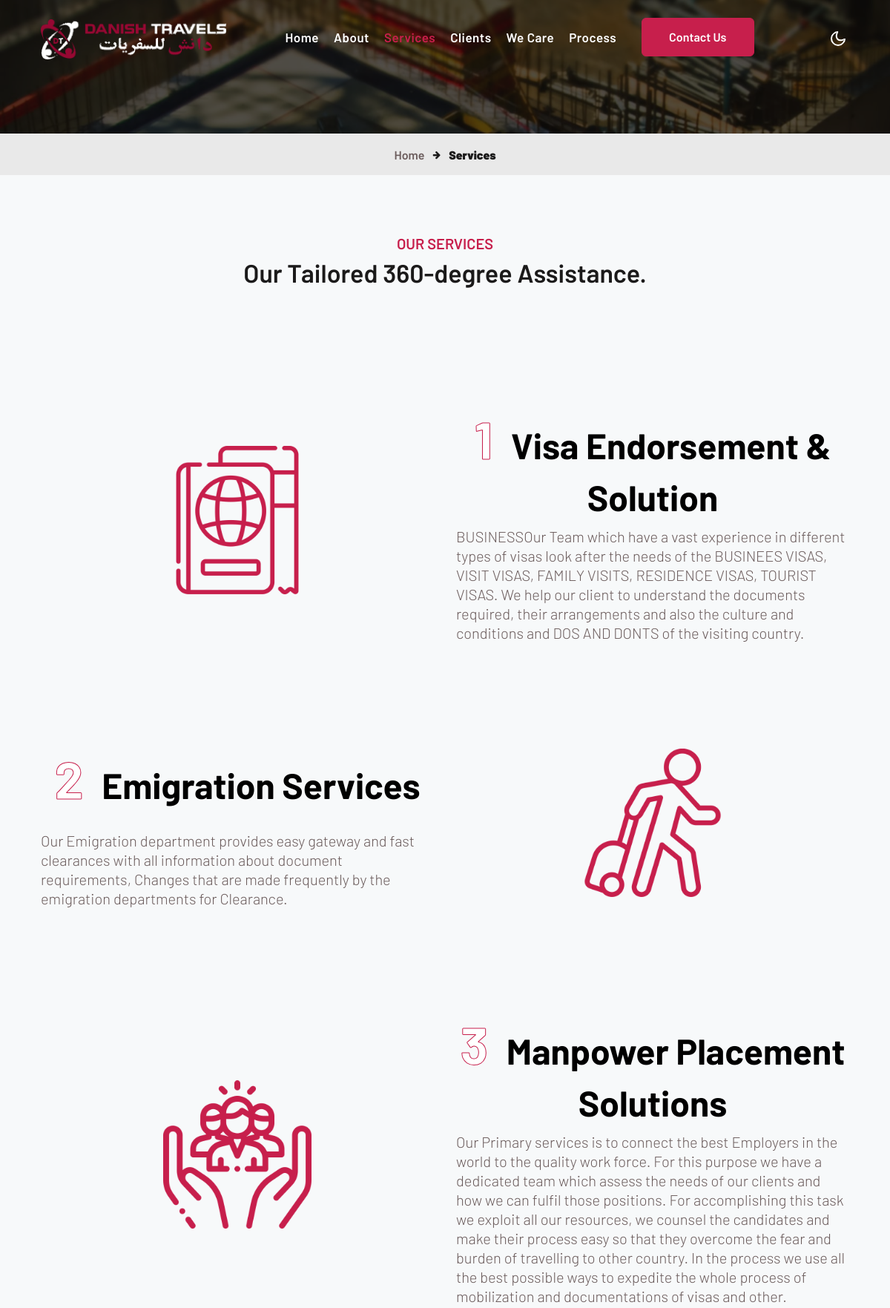
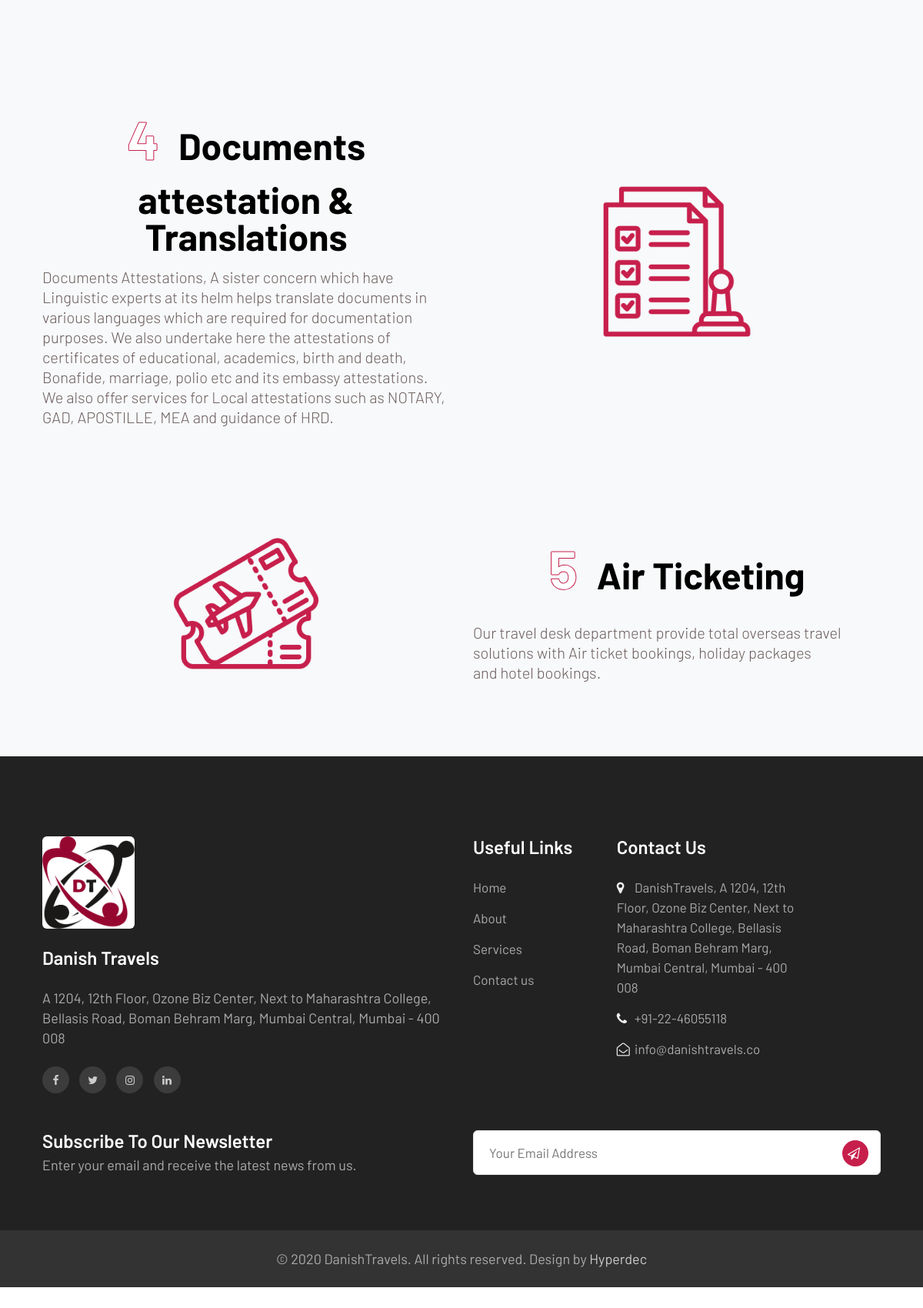
The app's page /service with its own data (2 pictures, top to bottom).
### cont_us/models.py (models this page shows, shortened)
class Service(models.Model):
    title = models.CharField(max_length=999)
    thumbnail = models.ImageField(upload_to="Service")
    about = models.TextField(max_length=9999)
    Enable = models.BooleanField(default=True)
    index = models.BooleanField()
    position = models.IntegerField(blank=True, null=True)
    slug = models.SlugField(max_length=999, blank=True, null=True)
    class Meta:
        verbose_name = 'Service'
        verbose_name_plural = 'Services'

### cont_us/views.py (the view)
# urls.py: path('service',AllService,name="service"),
def AllService(request):
    Services = Service.objects.all()
    Sectors = Sector.objects.all()
    context = {'Services': Services, 'Sector': Sectors}
    return render(request, 'service_main.html', context)

### cont_us/templatetags/custom_filters.py (called while the page is built)
@register.filter(name='services_list')
def services_list(value):
    services = Service.objects.filter(Enable=1).order_by('position')
    return services

### templates/service_main.html
{% extends 'base.html' %}
{% block body %}
  <div class="inner-banner"></div>
  <section class="w3l-breadcrumb">
    <div class="container">
      <ul class="breadcrumbs-custom-path">
        <li>
          <a href="#url">Home</a>
        </li>
        <li class="active">
          <span class="fa fa-arrow-right mx-2" aria-hidden="true"></span> Services
        </li>
      </ul>
    </div>
  </section>
  <div class="py-5 w3l-cwp4-sec text-dark" id="Mission">
    <div class="container">
      <div class="row flex-center">
        <div class="col-12 mb-2 mb-lg-5 text-center">
          <h6 class="sub-titlehny mb-2">Our Services</h6>
          <h3 class="hny-title">Our Tailored 360-degree Assistance.</h3>
        </div>
      </div>
        {% for s in Services %}
      <div class="row align-items-center g-5 py-5">
          <div class="col-lg-6 {% if forloop.counter|divisibleby:2 %}order-lg-1{% endif %}  text-center">
            <img src="/media/{{ s.thumbnail }}" class="d-block mx-auto img-fluid" alt="Services image" width="200" height="200" loading="lazy">
          </div>
          <div class="col-lg-6 ">
            <h4 class="display-5 fw-bold text-body-emphasis lh-1 mb-3 text-center">
              <span class="t_title">{{ forloop.counter }}</span> {{ s.title }}
            </h4>
            <p class="lead">{{ s.about }}</p>
          </div>
      </div>
        {% endfor %}
    </div>
  </div>
{% endblock %}

### templates/base.html (shortened to what this page needs)
<!DOCTYPE html>
<html lang="en">
  <head>
    <link href="https://fonts.cdnfonts.com/css/toxigenesis" rel="stylesheet">
    <link href="https://cdn.jsdelivr.net/npm/bootstrap@5.3.2/dist/css/bootstrap.min.css" rel="stylesheet" />
    <link rel="stylesheet" href="/media/assets/css/style-starter.css" />
  </head>
  <body>
    <div id="content">
      {% include 'navbar.html' %}
      {% block body %}
      {% endblock %}
      {% include 'footer.html' %}
    </div>
  </body>
</html>

### templates/navbar.html (shortened to what this page needs)
<header id="site-header" class="fixed-top  ">
    <div class="container">
       <nav class="navbar navbar-expand-lg navbar-dark stroke">
{% load custom_filters %}
            <h1>
                <a class="navbar-brand" href="{% url 'index' %}" style="font-family: 'Toxigenesis';font-size:1.69rem">
                    <img src="/media/assets/images/output-onlinepngtools (2).png" id='nav_img' alt="Navbar Image" class="img-fluid "  width="250" height="250"  >
                </a>
            </h1>
          <div class="collapse navbar-collapse" id="navbarTogglerDemo02">
             <ul class="navbar-nav mx-lg-auto">
                <li class="nav-item">
                   <a class="nav-link" href="{% url  'index'%}">Home <span class="sr-only">(current)</span></a>
                </li>
                <li class="nav-item dropdown">
                   <a class="nav-link dropdown-toggle" href="{% url  'about'%}" role="button" data-bs-toggle="dropdown"
                      aria-expanded="false">
                      About
                   </a>
                </li>
                <li class="nav-item dropdown">
                    <a class="nav-link dropdown-toggle" href="{% url 'service' %}" role="button" data-toggle="dropdown" aria-expanded="false">
                        Services
                    </a>
                </li>
                <li class="nav-item">
                   <a class="nav-link" href="{% url  'client'%}">Clients</a>
                </li>
                <li class="nav-item dropdown">
                   <a class="nav-link dropdown-toggle" href="{% url  'Emp'%}" role="button" data-bs-toggle="dropdown"
                      aria-expanded="false">
                      We Care
                   </a>
                </li>
                <li class="nav-item">
                   <a class="nav-link" href="{% url  'process'%}">Process</a>
                </li>
                <li class="top-quote ml-lg-4 mt-lg-0 mt-3">
                   <a href="{% url  'cont'%}" class="btn btn-style btn-primary">Contact Us</a>
                </li>
             </ul>
          </div>
          <div class="mobile-position">
             <nav class="navigation">
                <div class="theme-switch-wrapper">
                   <label class="theme-switch" for="checkbox">
                      <div class="mode-container py-1">
                         <i class="gg-moon"></i>
                      </div>
                   </label>
                </div>
             </nav>
          </div>
       </nav>
    </div>
 </header>

### templates/footer.html (shortened to what this page needs)
         <section class="w3l-footer-29-main">
            <div class="footer-29 py-5">
               <div class="container py-lg-4">
                  <div class="row footer-top-29">
                     <div class="footer-list-29 col-lg-6">
                        <img src="/media/assets/images/logo_3.png" alt="Bootstrap" width="120" height="120" style="">
                        <br><br>
                        <h6 class="footer-title-29">Danish Travels</h6>
                        <p>A 1204, 12th Floor, Ozone Biz Center, Next to Maharashtra College, Bellasis Road,
                            Boman Behram Marg, Mumbai Central, Mumbai - 400 008
                        </p>
                        <div class="main-social-footer-29 mt-4">
                           <a href="#facebook" class="facebook"><span class="fa fa-facebook"></span></a>
                           <a href="#twitter" class="twitter"><span class="fa fa-twitter"></span></a>
                           <a href="#instagram" class="instagram"><span class="fa fa-instagram"></span></a>
                           <a href="#linkedin" class="linkedin"><span class="fa fa-linkedin"></span></a>
                        </div>
                     </div>
                     <div class="col-lg-2 col-md-6 col-sm-4 footer-list-29 footer-2 mt-lg-0 mt-5">
                        <ul>
                           <h6 class="footer-title-29">Useful Links</h6>
                           <li><a href="{% url  'index'%}">Home</a></li>
                           <li><a href="{% url  'about'%}">About</a></li>
                           <li><a href="{% url  'service'%}">Services</a></li>
                           <li><a href="{% url  'cont'%}">Contact us</a></li>
                        </ul>
                     </div>
                     <div class="col-lg-3 col-md-6 col-sm-8 footer-list-29 footer-1 mt-lg-0 mt-5">
                        <h6 class="footer-title-29">Contact Us</h6>
                        <ul>
                           <li>
                              <p><span class="fa fa-map-marker"></span> DanishTravels, A 1204, 12th Floor, Ozone Biz Center, Next to Maharashtra College, Bellasis Road,
                                Boman Behram Marg, Mumbai Central, Mumbai - 400 008
                              </p>
                           </li>
                           <li><a href="tel: +91-22-46055118"><span class="fa fa-phone"></span>  +91-22-46055118</a></li>
                           <li><a href="mailto: info@danishtravels.co" class="mail"><span
                                    class="fa fa-envelope-open-o"></span>
                                    info@danishtravels.co</a>
                           </li>
                        </ul>
                     </div>
                     <div class="col-lg-12 footer-list-29 footer-4 mt-5">
                        <div class="column1 align-self">
                           <h6 class="footer-title-29 mb-1">Subscribe to our Newsletter </h6>
                           <p>Enter your email and receive the latest news from us.</p>
                        </div>
                        <div class="column1">
                           <form action="#" class="subscribe" method="post">
                              <input type="email" name="email" placeholder="Your Email Address" required="">
                              <button><span class="fa fa-paper-plane-o pr-1"></span></button>
                           </form>
                        </div>
                     </div>
                  </div>
               </div>
            </div>
         </section>
         <section class="w3l-footer-29-main w3l-copyright">
            <div class="container">
               <div class="bottom-copies">
                  <p class="copy-footer-29 text-center">© 2020 DanishTravels. All rights reserved. Design by <a
                        href="https://Hyperdec.com/" target="_blank">
                        Hyperdec</a>
                  </p>
               </div>
            </div>
         </section>

### records on screen
Service: thumbnail (picture), title "Visa Endorsement & Solution", about "BUSINESSOur Team which have a vast experience in different types of visas look after the needs of the BUSINEES VISAS, VISIT VISAS, FAMILY VISITS, RESIDENCE VISAS, TOURIST VISAS. We help our client to understand the documents required, their arrangements and also the culture and conditions and DOS AND DONTS of the visiting country."
Service: thumbnail (picture), title "Emigration Services", about "Our Emigration department provides easy gateway and fast clearances with all information about document requirements, Changes that are made frequently by the emigration departments for Clearance."
Service: thumbnail (picture), title "Manpower Placement Solutions", about "Our Primary services is to connect the best Employers in the world to the quality work force. For this purpose we have a dedicated team which assess the needs of our clients and how we can fulfil those positions. For accomplishing this task we exploit all our resources, we counsel the candidates and make their process easy so that they overcome the fear and burden of travelling to other country. In the process we use all the best possible ways to expedite the whole process of mobilization and documentations of visas and other."
Service: thumbnail (picture), title "Documents attestation & Translations", about "Documents Attestations, A sister concern which have Linguistic experts at its helm helps translate documents in various languages which are required for documentation purposes. We also undertake here the attestations of certificates of educational, academics, birth and death, Bonafide, marriage, polio etc and its embassy attestations. We also offer services for Local attestations such as NOTARY, GAD, APOSTILLE, MEA and guidance of HRD."
Service: thumbnail (picture), title "Air Ticketing", about "Our travel desk department provide total overseas travel solutions with Air ticket bookings, holiday packages and hotel bookings."
